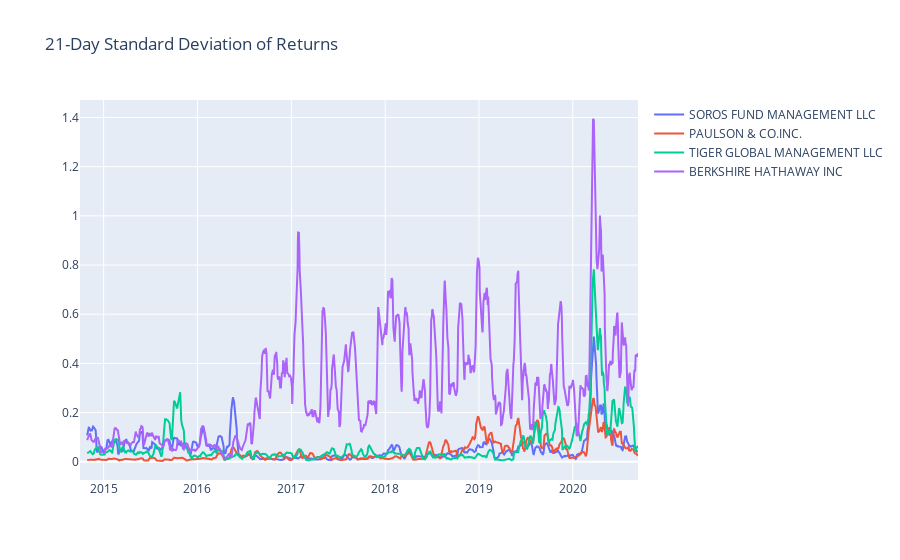

Write notebook code for a chart like this one.
### Markdown cell above
#### Step 4: Use the daily returns DataFrame and a 21-day rolling window to plot the rolling standard deviations of only the four fund portfolios. Be sure to include the `title` parameter, and adjust the figure size if necessary.

### Code cell
# Using the daily return data and a 21-day rolling window, plot the rolling standard deviation of just the 4 portfolios. 
# Include a title parameter and adjust the figure size
# YOUR CODE HERE
traces = {i: v for i, v in traces.items() if 'S&P' not in i}

fig = graph_objects.Figure(data=list(traces.values()), layout={'title_text': "21-Day Standard Deviation of Returns"})
fig.show()

### Figure 1 — Plotly figure (JSON) as saved in the notebook; plotly's stock layout.template omitted (floating-point values rounded to 4 significant figures; data arrays with more than 128 entries replaced by an {"elided": "..."} marker saying what was removed)
{"data": [{"mode": "lines", "name": "SOROS FUND MANAGEMENT LLC", "type": "scatter", "x": {"elided": "1498 str values"}, "y": {"elided": "1498 float values"}}, {"mode": "lines", "name": "PAULSON & CO.INC.", "type": "scatter", "x": {"elided": "1498 str values"}, "y": {"elided": "1498 float values"}}, {"mode": "lines", "name": "TIGER GLOBAL MANAGEMENT LLC", "type": "scatter", "x": {"elided": "1498 str values"}, "y": {"elided": "1498 float values"}}, {"mode": "lines", "name": "BERKSHIRE HATHAWAY INC", "type": "scatter", "x": {"elided": "1498 str values"}, "y": {"elided": "1498 float values"}}], "layout": {"title": {"text": "21-Day Standard Deviation of Returns"}}}
